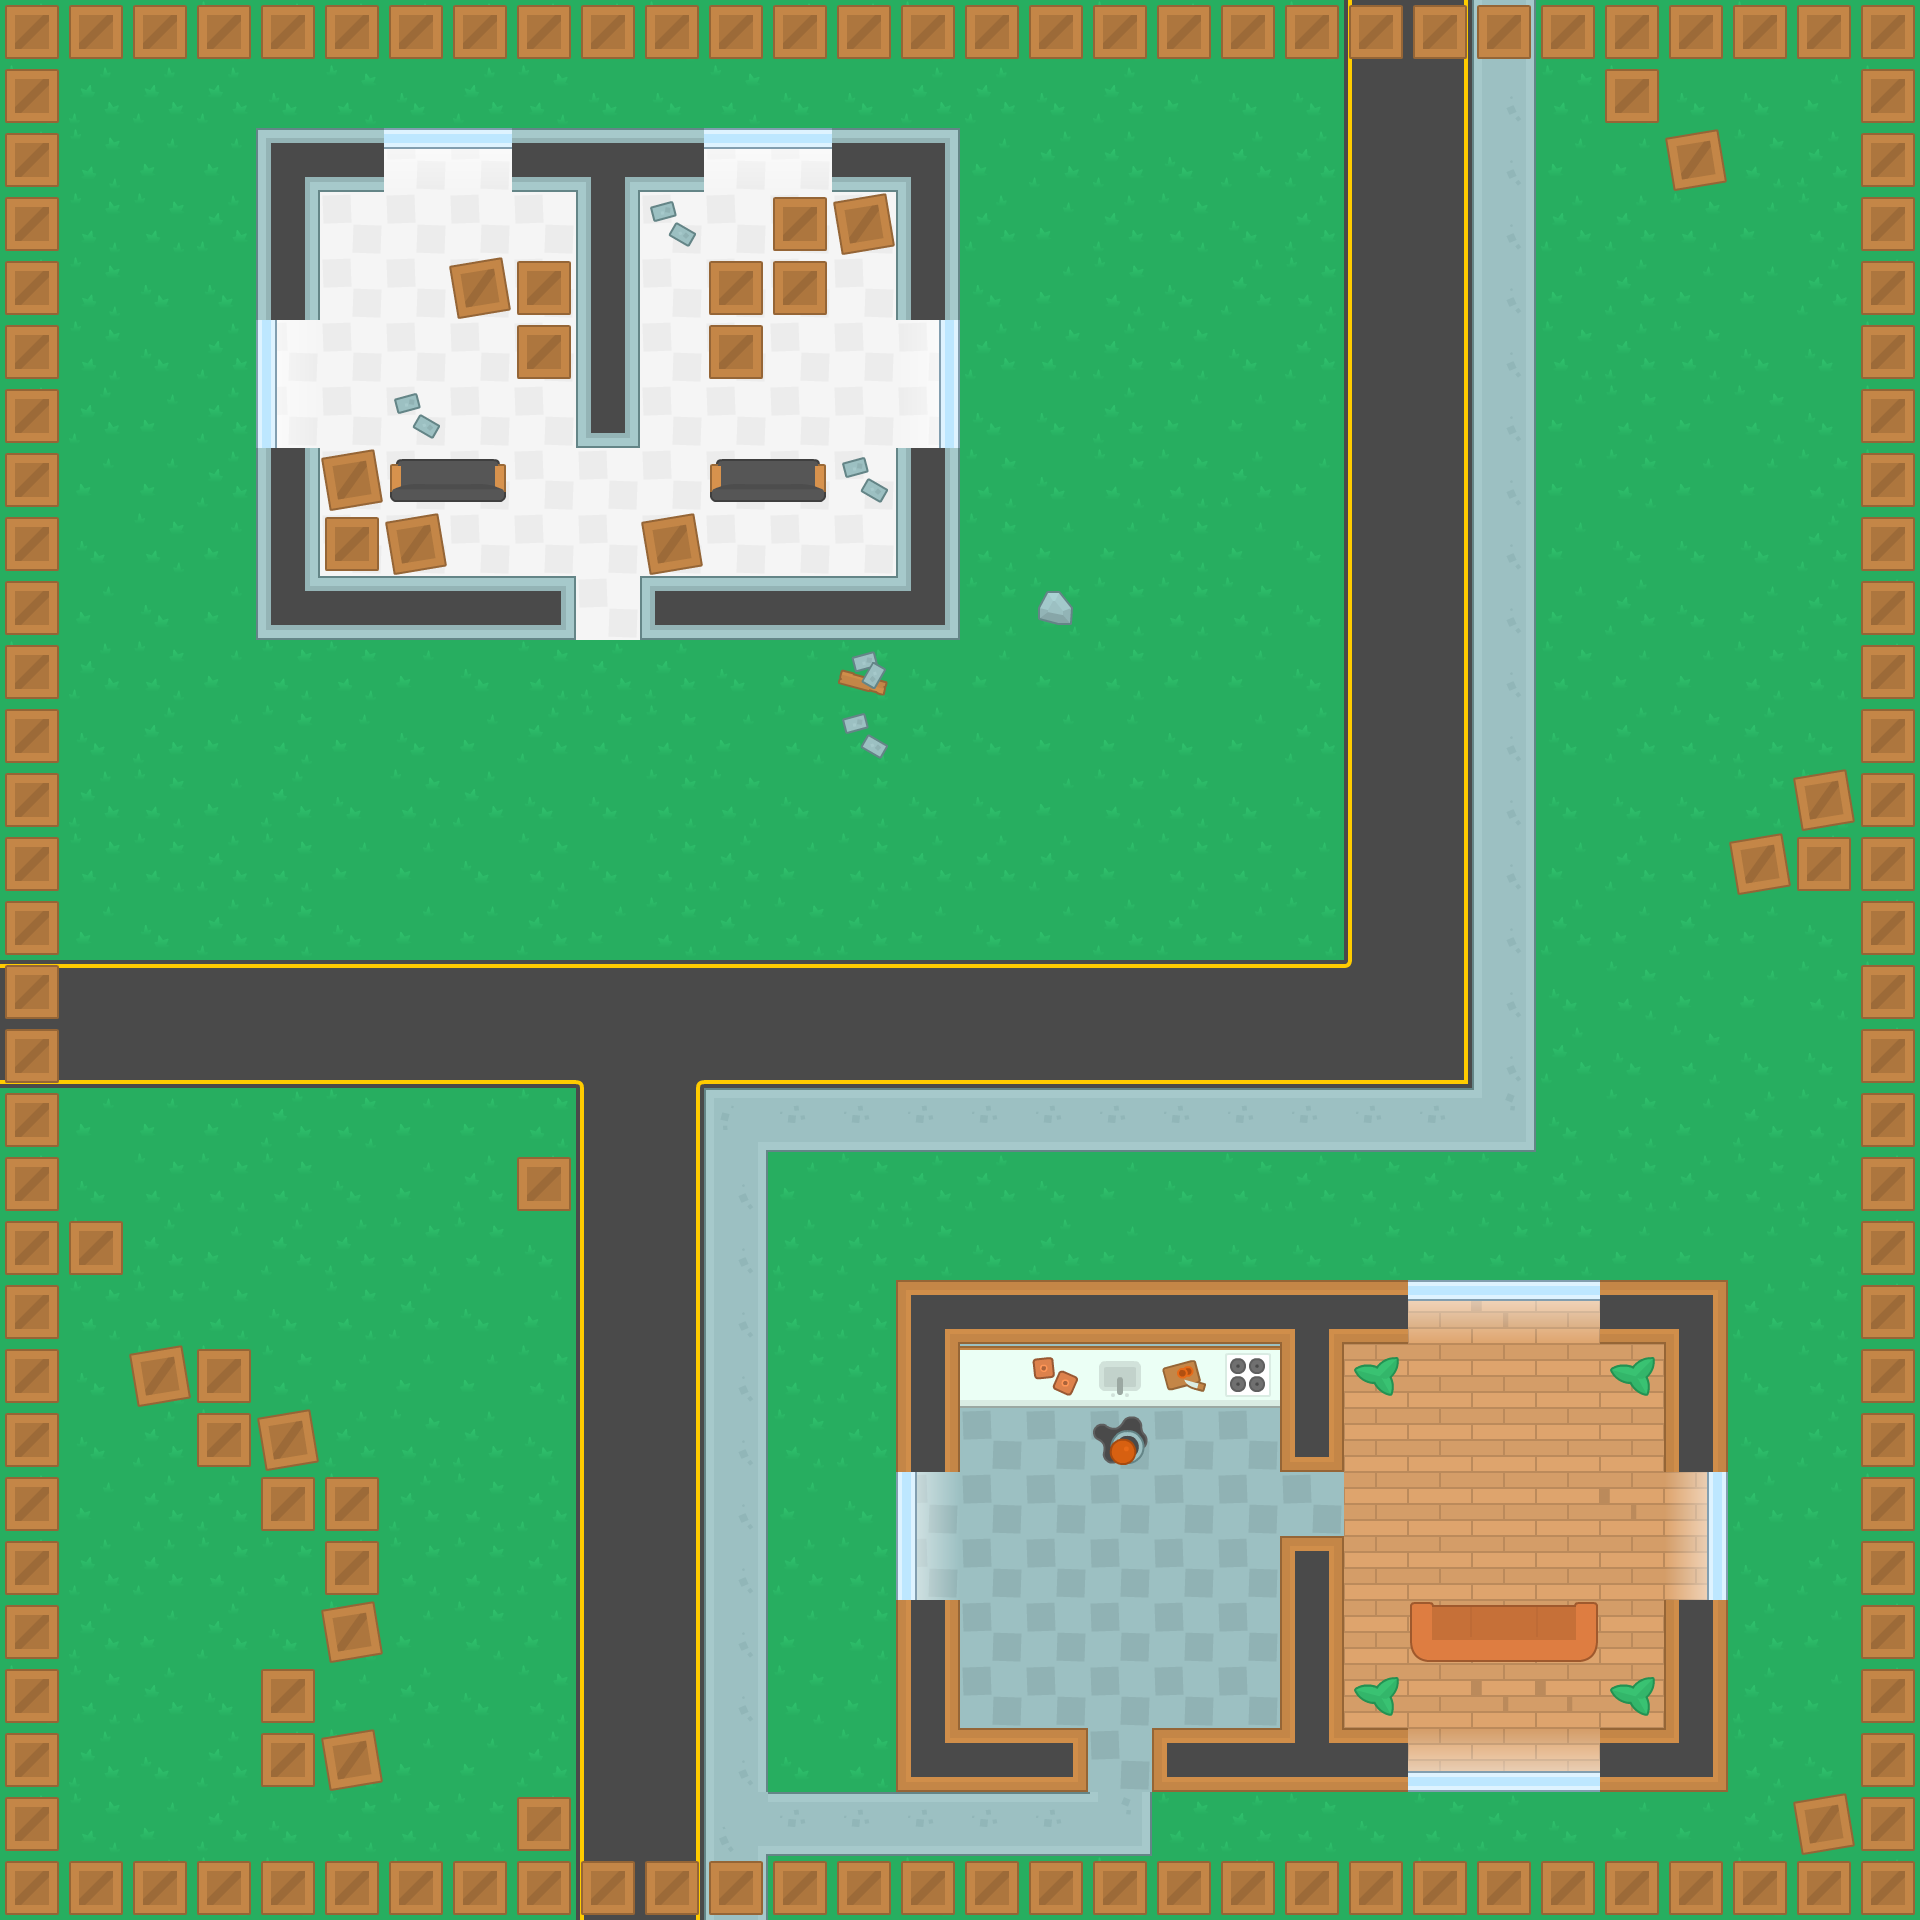

This game map was drawn from its Tiled (.tmx) file and the tilesets committed beside it. A one-line description and the trimmed map source follow:
An orthogonal 30x30 tile map with 64x64 px tiles, 3 tile layers (background, collision-layer, decorations).

<map version="1.4" tiledversion="1.4.2" orientation="orthogonal" renderorder="right-down" width="30" height="30" tilewidth="64" tileheight="64" infinite="0" nextlayerid="7" nextobjectid="3">
 <tileset firstgid="1" source="tileset.tsx" />
 <layer id="1" name="background" width="30" height="30">
  <data>[900 cells, 900 non-empty, 21 distinct tile ids]</data>
 </layer>
 <layer id="3" name="collision-layer" width="30" height="30">
  <data>[900 cells, 239 non-empty, 36 distinct tile ids]</data>
 </layer>
 <layer id="5" name="decorations" width="30" height="30">
  <data>[900 cells, 13 non-empty, 7 distinct tile ids]</data>
 </layer>
</map>
